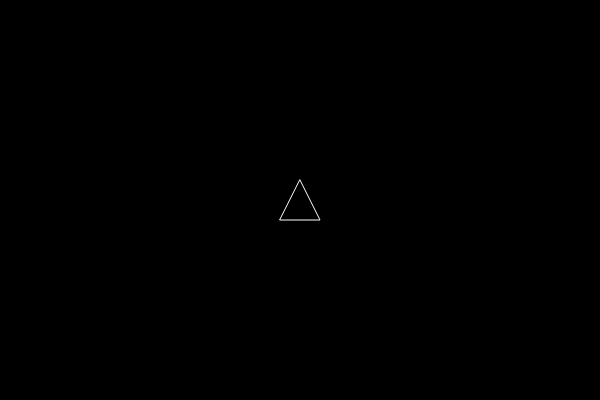
Frame 1 (no input)
Frame 60 (no input): identical to frame 1, image omitted
Frame 120 (the mouse pressed at the canvas centre since frame 60): identical to frame 1, image omitted

The p5.js sketch that drew this single still picture (run headless with seeded random() and noise() and a simulated clock; from frame 60 on, the mouse is pressed at the canvas centre):

// p5.js sketch
// ── sketch.js
var ship;

function setup() {
  createCanvas (600, 400);
  ship = new Ship;
}

function draw() {
  background(0);
  ship.render();




}

function keyPressed() {
  if (keyCode == RIGHT_ARROW) {
    ship.turn(0.1);
  } else if (keyCode == LEFT_ARROW) {
    ship.turn(-0.1);
  }
}

function Ship() {
  this.pos = createVector(width/2, height/2);
  this.r = 20;
  this.heading = 0;
  noFill();
  stroke(255);

  this.render = function() {
    translate(this.pos.x, this.pos.y);
    rotate(this.heading);
    triangle(-this.r, this.r, this.r, this.r, 0, -this.r);
  }

  this.turn = function(angle) {
    this.heading += angle;
  }

}

// ── asteroid.js
function Asteroid(pos, r) {
  if (pos) {
    this.pos = pos.copy();
  } else {
    this.pos = createVector(random(width), random(height));
  }
  if (r) {
    this.r = r * 0.5;
  } else {
    this.r = random (15,50);
  }


  this.vel = p5.Vector.random2D();
  this.total = floor(random(5, 15));
  this.offset = [];
  for (var i = 0; i < this.total; i++) {
    this.offset[i] = random(-this.r * 0.5, this.r * 0.5);
  }

this.update = function() {
  this.pos.add(this.vel);
}

this.render = function(){
    push();
    stroke(255);
    fill(34 , 246 , 57, 100);
    translate(this.pos.x, this.pos.y);
    //ellipse(0,0, this.r * 2);
    beginShape();
    for (var i = 0; i < this.total; i++) {
      var angle = map(i, 0, this.total, 0, TWO_PI);
      var r = this.r + this.offset[i];
      var x = r * cos(angle);
      var y = r * sin(angle);
      vertex(x,y);
    }
    endShape(CLOSE);
    pop();
  }

this.breakup = function() {
  var newA = [];
  newA[0] = new Asteroid(this.pos, this.r);
  newA[1] = new Asteroid(this.pos, this.r);
  return newA;

}
//sets wrap around...
this.edges = function(){
      if (this.pos.x > width + this.r) {
        this.pos.x = -this.r;
      } else if (this.pos.x < -this.r) {
        this.pos.x = width + this.r;
      }
      if (this.pos.y > height + this.r) {
        this.pos.y = -this.r;
      } else if (this.pos.y < -this.r) {
        this.pos.y = height + this.r;
      }
    }

}

// ── laser.js
function Laser(spos, angle) {
  this.pos = createVector(spos.x, spos.y);
  this.vel = p5.Vector.fromAngle(angle);
  this.vel.mult(10);
  this.update = function() {
    this.pos.add(this.vel);
  }
  this.render = function() {
    push();
    stroke(255);
    strokeWeight(4);
    point(this.pos.x, this.pos.y);
    pop();
  }
  this.hits = function(asteroid){
    var d = dist(this.pos.x, this.pos.y, asteroid.pos.x, asteroid.pos.y);

    if (d < asteroid.r) {
      return true;
      //console.log('HIT')
    } else {
      return false;
    }

  }

  //checks to see if laser is offscreen
  this.offscreen = function(){
    if (this.pos.x > width || this.pos.x < 0) {
      return true;
    }
    if (this.pos.y > height || this.pos.y < 0) {
      return true;
    } else {
      return false;
    }
  }


}

// ── ship.js
function Ship() {
  this.pos = createVector(width/2, height/2);
  this.r = 20;
  this.heading = 0;
  this.rotation = 0;
  this.vel = createVector(0, 0);
  this.isBoosting = false;
  this.boosting = function(b) {
    this.isBoosting = b;
  }

  this.update = function() {
    if (this.isBoosting) {
      this.boost();
    }
    this.pos.add(this.vel);
    this.vel.mult(0.99);
  }

  this.boost = function() {
    var force = p5.Vector.fromAngle(this.heading);
    force.mult(0.1);
    this.vel.add(force);
  }

  this.hits = function(asteroid) {
    var d = dist(this.pos.x, this.pos.y, asteroid.pos.x, asteroid.pos.y);
    if (d < this.r + asteroid.r) {
      return true;
    } else {
      return false;
    }
  }

  noFill();
  stroke(255);

  this.render = function() {
    push();
    translate(this.pos.x, this.pos.y);
    rotate(this.heading + PI / 2);
    fill(0);
    stroke(255);
    triangle(-this.r, this.r, this.r, this.r, 0, -this.r);
    pop();
  }

  //sets wrap around...
  this.edges = function(){
    if (this.pos.x > width + this.r) {
      this.pos.x = -this.r;
    } else if (this.pos.x < -this.r) {
      this.pos.x = width + this.r;
    }
    if (this.pos.y > height + this.r) {
      this.pos.y = -this.r;
    } else if (this.pos.y < -this.r) {
      this.pos.y = height + this.r;
    }
  }
  this.setRotation = function (a) {
    this.rotation = a;
  }
  this.turn = function() {
    this.heading += this.rotation;
  }
}
